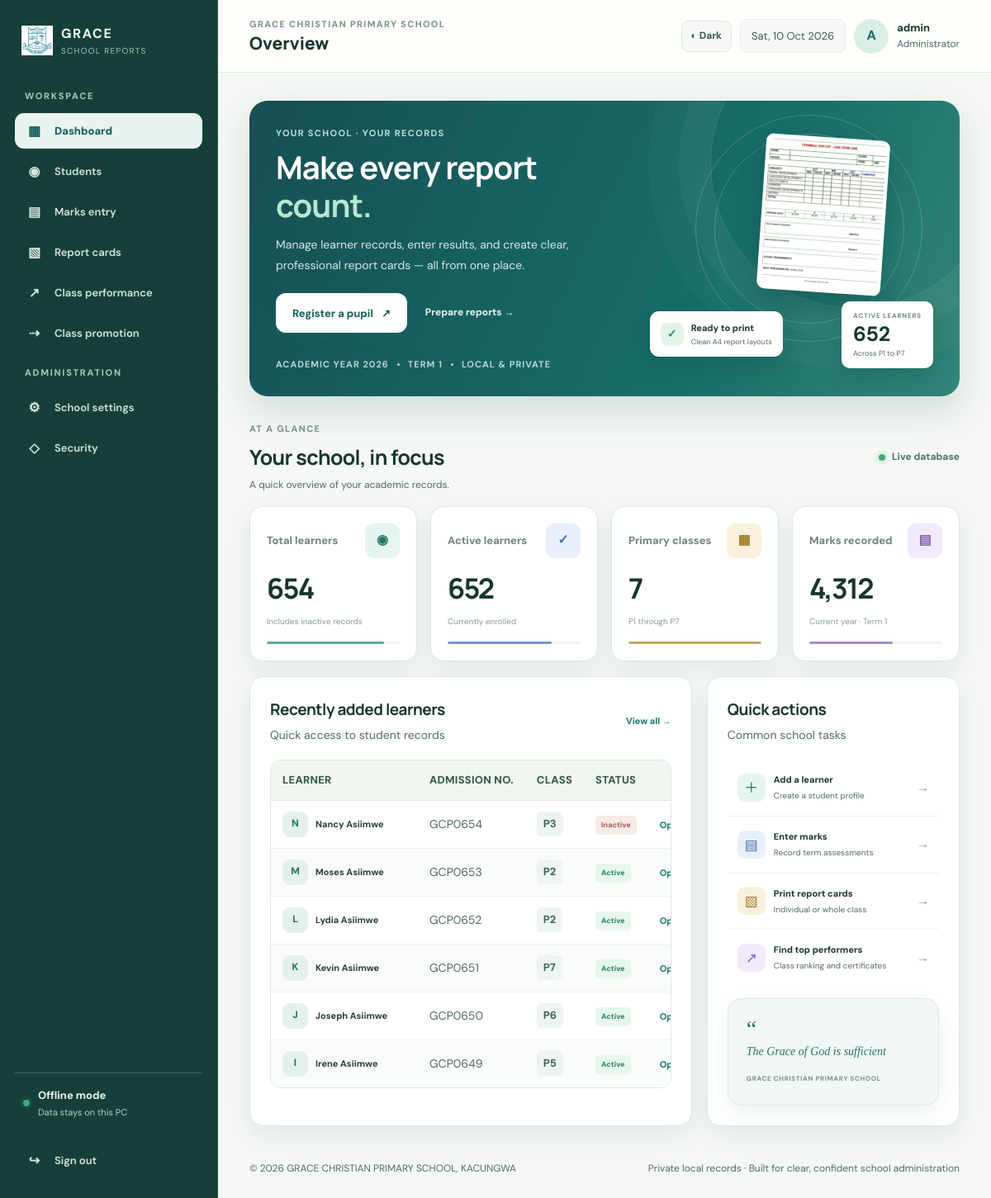
The app's page /index.php (signed in) with its own data.
### tables this page shows
CREATE TABLE students(id INTEGER PRIMARY KEY, admission_no TEXT UNIQUE NOT NULL, full_name TEXT NOT NULL, gender TEXT DEFAULT "", dob TEXT DEFAULT "", class_id INTEGER NOT NULL REFERENCES classes(id), parent_name TEXT DEFAULT "", parent_phone TEXT DEFAULT "", address TEXT DEFAULT "", photo TEXT DEFAULT "", status TEXT NOT NULL DEFAULT "Active", admission_date TEXT DEFAULT "", created_at TEXT DEFAULT CURRENT_TIMESTAMP, attendance_type TEXT NOT NULL DEFAULT 'day', deleted_at TEXT DEFAULT NULL, purge_after TEXT DEFAULT NULL, trashed_status TEXT DEFAULT NULL);

CREATE TABLE settings(key TEXT PRIMARY KEY, value TEXT NOT NULL);

### index.php (the view, shortened to what this page needs)
<?php
$pdo=new PDO('sqlite:'.DB_FILE,null,null,[PDO::ATTR_ERRMODE=>PDO::ERRMODE_EXCEPTION,PDO::ATTR_DEFAULT_FETCH_MODE=>PDO::FETCH_ASSOC]);$pdo->exec('PRAGMA foreign_keys=ON');
function h($v):string{return htmlspecialchars((string)$v,ENT_QUOTES,'UTF-8');}function go($url='index.php'){header('Location: '.$url);exit;}function logged():bool{return isset($_SESSION['admin']);}function csrf():string{if(empty($_SESSION['csrf']))$_SESSION['csrf']=bin2hex(random_bytes(24));return $_SESSION['csrf'];}function checkcsrf():void{if(!hash_equals($_SESSION['csrf']??'',$_POST['csrf']??'')){http_response_code(403);exit('Security token expired. Go back and try again.');}}function setting(PDO $p,string $key,string $default=''):string{$q=$p->prepare('SELECT value FROM settings WHERE key=?');$q->execute([$key]);return (string)($q->fetchColumn()?:$default);}function logaction(PDO $p,string $a,string $d=''):void{$q=$p->prepare('INSERT INTO audit(username,action,detail) VALUES(?,?,?)');$q->execute([$_SESSION['admin']??'guest',$a,$d]);}
$page=$_GET['page']??'dashboard';
$school=setting($pdo,'school_name','Grace Christian Primary School, Kacungwa');$classes=$pdo->query('SELECT * FROM classes ORDER BY level')->fetchAll();$year=(int)($_GET['year']??date('Y'));$term=(int)($_GET['term']??1);
?>
?><!doctype html><html lang="en"><head><meta charset="utf-8"><meta name="viewport" content="width=device-width,initial-scale=1"><title><?= h($school) ?> · Reports</title><link rel="stylesheet" href="assets/style.css"><script defer src="assets/app.js"></script></head><body><?php if($page==='login'):?><main class="login-wrap"><section class="login-card"><div class="login-art"><img src="assets/school-logo.jpg" alt="Grace Christian School emblem"><div class="eyebrow">ACADEMIC RECORDS · OFFLINE EDITION</div><h1>Every learner.<br>Every achievement.</h1><p>A calmer, clearer way to manage school results, preserve student history, and prepare beautiful term reports.</p><div class="marquee"><span>GRACE CHRISTIAN PRIMARY SCHOOL, KACUNGWA &nbsp; · &nbsp; THE GRACE OF GOD IS SUFFICIENT &nbsp; · &nbsp;</span></div></div><div class="login-form"><div class="brand-mini"><img src="assets/school-logo.jpg" alt="School logo"><span><?= h($school) ?></span></div><p class="eyebrow">ADMINISTRATOR ACCESS</p><h2>Welcome back</h2><p class="muted">Sign in to continue to your school dashboard.</p><?php if(isset($_GET['installed'])):?><div class="alert success">Installation complete. Your demo records are ready.</div><?php endif;?><?php if(isset($loginError)):?><div class="alert error"><?= h($loginError) ?></div><?php endif;?><form method="post"><input type="hidden" name="action" value="login"><input type="hidden" name="csrf" value="<?= h(csrf()) ?>"><label>Username</label><input name="username" autocomplete="username" required placeholder="Enter administrator username"><label>Password</label><input type="password" name="password" autocomplete="current-password" required placeholder="Enter password"><button class="btn full" type="submit">Sign in securely</button></form><div class="demo-note"><b>First login</b><br>Username: <code>admin</code><br>Password: <code>ChangeMe123!</code><br><span>Change this password immediately after signing in.</span></div><p class="tiny">Runs on this computer only. No internet connection is required.</p></div></section></main><?php else: ?><div class="app-shell"><aside class="sidebar" id="sidebar"><a class="side-brand" href="index.php"><img src="assets/school-logo.jpg" alt="School emblem"><span><b>GRACE</b><small>SCHOOL REPORTS</small></span></a><div class="side-label">WORKSPACE</div><a class="nav-link <?= $page==='dashboard'?'active':'' ?>" href="index.php"><span class="nav-symbol">▦</span>Dashboard</a><a class="nav-link <?= in_array($page,['students','profile','student_form'])?'active':'' ?>" href="index.php?page=students"><span class="nav-symbol">◉</span>Students</a><a class="nav-link <?= $page==='marks'?'active':'' ?>" href="index.php?page=marks"><span class="nav-symbol">▤</span>Marks entry</a><a class="nav-link <?= $page==='reports'?'active':'' ?>" href="index.php?page=reports"><span class="nav-symbol">▧</span>Report cards</a><a class="nav-link <?= $page==='performance'?'active':'' ?>" href="index.php?page=performance"><span class="nav-symbol">↗</span>Class performance</a><a class="nav-link <?= $page==='promotion'?'active':'' ?>" href="index.php?page=promotion"><span class="nav-symbol">⇢</span>Class promotion</a><div class="side-label">ADMINISTRATION</div><a class="nav-link <?= $page==='settings'?'active':'' ?>" href="index.php?page=settings"><span class="nav-symbol">⚙</span>School settings</a><a class="nav-link <?= $page==='security'?'active':'' ?>" href="index.php?page=security"><span class="nav-symbol">◇</span>Security</a><div class="sidebar-bottom"><div class="offline-indicator"><i></i><span><b>Offline mode</b><small>Data stays on this PC</small></span></div><a class="nav-link" href="index.php?logout=1"><span class="nav-symbol">↪</span>Sign out</a></div></aside><main class="main-area"><header class="topbar"><button class="menu-toggle" id="menuToggle" aria-label="Open navigation">☰</button><div><div class="eyebrow">GRACE CHRISTIAN PRIMARY SCHOOL</div><div class="top-title"><?= h(ucwords(str_replace('_',' ',$page==='dashboard'?'overview':$page))) ?></div></div><div class="top-actions"><span class="date-chip"><?= date('D, d M Y') ?></span><div class="avatar-admin">A</div><div class="admin-name"><b><?= h($_SESSION['admin']) ?></b><small>Administrator</small></div></div></header><div class="content"><?php if(isset($error)):?><div class="alert error"><?= h($error) ?></div><?php elseif(isset($_GET['saved'])):?><div class="alert success">Changes saved successfully.</div><?php elseif(isset($_GET['done'])):?><div class="alert success">Promotion completed. Previous class records remain in history.</div><?php endif;?>
<?php if($page==='dashboard'):$total=(int)$pdo->query('SELECT COUNT(*) FROM students')->fetchColumn();$active=(int)$pdo->query('SELECT COUNT(*) FROM students WHERE status="Active"')->fetchColumn();$classesCount=(int)$pdo->query('SELECT COUNT(*) FROM classes')->fetchColumn();$marksCount=(int)$pdo->query('SELECT COUNT(*) FROM marks WHERE academic_year='.date('Y').' AND term=1')->fetchColumn();$latest=$pdo->query('SELECT s.id,s.full_name,s.admission_no,c.name class_name,s.status FROM students s JOIN classes c ON c.id=s.class_id ORDER BY s.id DESC LIMIT 6')->fetchAll();?><section class="hero"><div class="hero-copy"><div class="eyebrow light">YOUR SCHOOL · YOUR RECORDS</div><h1>Make every report<br><em>count.</em></h1><p>Manage learner records, enter results, and create clear, professional report cards — all from one place.</p><div class="hero-actions"><a class="btn light-btn" href="index.php?page=student_form">Register a pupil <span>↗</span></a><a class="text-link-light" href="index.php?page=reports">Prepare reports <span>→</span></a></div><div class="hero-foot"><span>ACADEMIC YEAR <?= date('Y') ?></span><span class="hero-dot"></span><span>TERM <?= $term ?></span><span class="hero-dot"></span><span>LOCAL & PRIVATE</span></div></div><div class="hero-visual"><div class="hero-orbit orbit-one"></div><div class="hero-orbit orbit-two"></div><div class="hero-image-frame"><img src="assets/report-upper.jpg" alt="Example of a school terminal report card"></div><div class="floating-note"><span class="note-icon">✓</span><span><b>Ready to print</b><small>Clean A4 report layouts</small></span></div><div class="floating-number"><small>ACTIVE LEARNERS</small><strong><?= number_format($active) ?></strong><span>Across P1 to P7</span></div></div></section><div class="section-heading"><div><div class="eyebrow">AT A GLANCE</div><h2>Your school, in focus</h2><p class="muted">A quick overview of your academic records.</p></div><span class="live-label"><i></i> Live database</span></div><section class="stats-grid"><article class="stat-card"><div class="stat-top"><span>Total learners</span><span class="stat-icon teal">◉</span></div><strong><?= number_format($total) ?></strong><small>Includes inactive records</small><div class="stat-bar"><i style="width:88%"></i></div></article><article class="stat-card"><div class="stat-top"><span>Active learners</span><span class="stat-icon blue">✓</span></div><strong><?= number_format($active) ?></strong><small>Currently enrolled</small><div class="stat-bar bluebar"><i style="width:78%"></i></div></article><article class="stat-card"><div class="stat-top"><span>Primary classes</span><span class="stat-icon gold">▦</span></div><strong><?= $classesCount ?></strong><small>P1 through P7</small><div class="stat-bar goldbar"><i style="width:100%"></i></div></article><article class="stat-card"><div class="stat-top"><span>Marks recorded</span><span class="stat-icon purple">▤</span></div><strong><?= number_format($marksCount) ?></strong><small>Current year · Term 1</small><div class="stat-bar purplebar"><i style="width:63%"></i></div></article></section><section class="dashboard-grid"><article class="panel"><div class="panel-head"><div><h3>Recently added learners</h3><p>Quick access to student records</p></div><a class="inline-link" href="index.php?page=students">View all →</a></div><div class="table-wrap"><table><thead><tr><th>Learner</th><th>Admission no.</th><th>Class</th><th>Status</th><th></th></tr></thead><tbody><?php foreach($latest as $s):?><tr><td><div class="student-cell"><span class="student-avatar"><?= h(strtoupper(substr($s['full_name'],0,1))) ?></span><b><?= h($s['full_name']) ?></b></div></td><td><?= h($s['admission_no']) ?></td><td><span class="class-pill"><?= h($s['class_name']) ?></span></td><td><span class="status <?= strtolower($s['status']) ?>"><?= h($s['status']) ?></span></td><td><a class="row-link" href="index.php?page=profile&id=<?= $s['id'] ?>">Open →</a></td></tr><?php endforeach;?></tbody></table></div></article><article class="panel quick-panel"><div class="panel-head"><div><h3>Quick actions</h3><p>Common school tasks</p></div></div><a class="quick-action" href="index.php?page=student_form"><span class="quick-icon teal">＋</span><span><b>Add a learner</b><small>Create a student profile</small></span><span class="arrow">→</span></a><a class="quick-action" href="index.php?page=marks"><span class="quick-icon blue">▤</span><span><b>Enter marks</b><small>Record term assessments</small></span><span class="arrow">→</span></a><a class="quick-action" href="index.php?page=reports"><span class="quick-icon gold">▧</span><span><b>Print report cards</b><small>Individual or whole class</small></span><span class="arrow">→</span></a><a class="quick-action" href="index.php?page=performance"><span class="quick-icon purple">↗</span><span><b>Find top performers</b><small>Class ranking and certificates</small></span><span class="arrow">→</span></a><div class="quote-card"><span class="quote-mark">“</span><p><?= h(setting($pdo,'motto','The Grace of God is sufficient')) ?></p><small>GRACE CHRISTIAN PRIMARY SCHOOL</small></div></article></section>
<?php else:?><div class="panel"><h2>Page not found</h2><p>Use the navigation to open a module.</p></div><?php endif;?><footer class="app-footer"><span>© <?= date('Y') ?> <?= h($school) ?></span><span>Private local records · Built for clear, confident school administration</span></footer></div></main></div><?php endif;?></body></html>

### records on screen
students: full_name "N", full_name "Nancy Asiimwe", admission_no "GCP0654", class_name "P3", status "Inactive"
students: full_name "M", full_name "Moses Asiimwe", admission_no "GCP0653", class_name "P2", status "Active"
students: full_name "L", full_name "Lydia Asiimwe", admission_no "GCP0652", class_name "P2", status "Active"
students: full_name "K", full_name "Kevin Asiimwe", admission_no "GCP0651", class_name "P7", status "Active"
students: full_name "J", full_name "Joseph Asiimwe", admission_no "GCP0650", class_name "P6", status "Active"
students: full_name "I", full_name "Irene Asiimwe", admission_no "GCP0649", class_name "P5", status "Active"
settings: value "The Grace of God is sufficient"
settings: value "GRACE CHRISTIAN PRIMARY SCHOOL, KACUNGWA"

### other values on screen
str_replace('_',' ',$page==='dashboard'?'overview':$page) "Overview"
$_SESSION['admin'] "admin"
$term "1"
$active "652"
$total "654"
$classesCount "7"
$marksCount "4,312"
